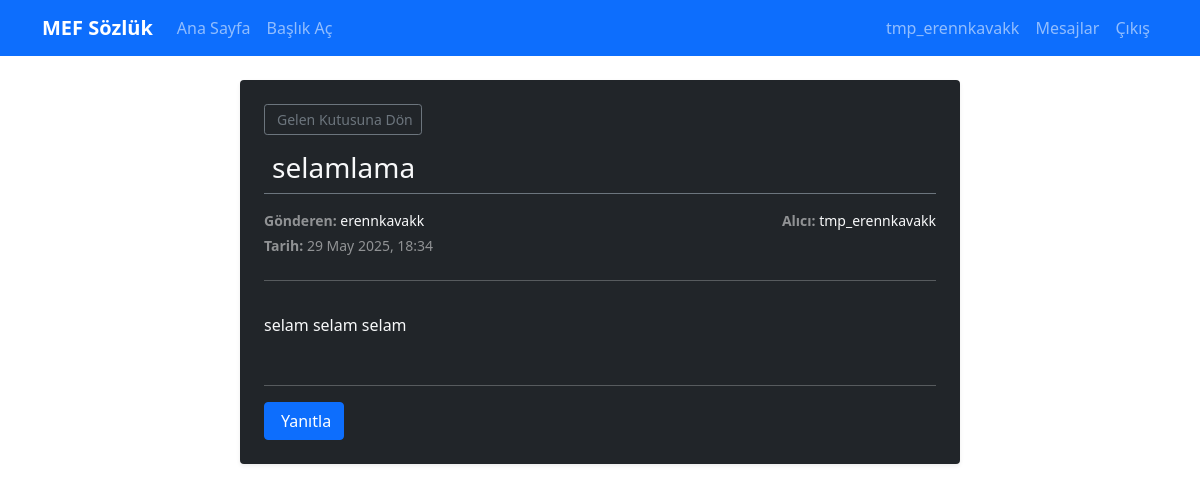
/user/message/1 (signed in), run on the app's committed database.
### app/models/user.py (models this page shows, shortened)
class User(UserMixin, db.Model):
    id = db.Column(db.Integer, primary_key=True)
    email = db.Column(db.String(120), unique=True, nullable=False)
    nickname = db.Column(db.String(80), unique=True, nullable=False)
    real_name = db.Column(db.String(100), nullable=False)
    password_hash = db.Column(db.String(128))
    email_confirmed = db.Column(db.Boolean, default=False)
    email_confirmation_token = db.Column(db.String(100), unique=True)
    created_at = db.Column(db.DateTime, default=lambda: datetime.now(timezone.utc))
    last_seen = db.Column(db.DateTime, default=lambda: datetime.now(timezone.utc))
    is_admin = db.Column(db.Boolean, default=False)
    is_active = db.Column(db.Boolean, default=True)
    bio = db.Column(db.Text)
    entries = db.relationship('Entry', backref='author', lazy='dynamic', cascade='all, delete-orphan')
    following = db.relationship('Follow',
                               foreign_keys='Follow.follower_id',
                               backref='follower',
                               lazy='dynamic',
                               cascade='all, delete-orphan')
    followers = db.relationship('Follow',
                               foreign_keys='Follow.followed_id',
                               backref='followed',
                               lazy='dynamic',
                               cascade='all, delete-orphan')
    favorites = db.relationship('Favorite', backref='user', lazy='dynamic', cascade='all, delete-orphan')
    sent_messages = db.relationship('Message',
                                   foreign_keys='Message.sender_id',
                                   backref='sender',
                                   lazy='dynamic',
                                   cascade='all, delete-orphan')
    received_messages = db.relationship('Message',
                                       foreign_keys='Message.recipient_id',
                                       backref='recipient',
                                       lazy='dynamic',
                                       cascade='all, delete-orphan')
    def get_unread_message_count(self):
        return self.received_messages.filter_by(is_read=False).count()

### app/models/social.py (models this page shows, shortened)
class Message(db.Model):
    id = db.Column(db.Integer, primary_key=True)
    sender_id = db.Column(db.Integer, db.ForeignKey('user.id'), nullable=False)
    recipient_id = db.Column(db.Integer, db.ForeignKey('user.id'), nullable=False)
    subject = db.Column(db.String(200), nullable=False)
    content = db.Column(db.Text, nullable=False)
    created_at = db.Column(db.DateTime, default=lambda: datetime.now(timezone.utc))
    is_read = db.Column(db.Boolean, default=False)

### app/routes/user.py (the view)
@bp.route('/message/<int:id>')
@login_required
def view_message(id):
    message = Message.query.get_or_404(id)
    if message.sender_id != current_user.id and message.recipient_id != current_user.id:
        flash('Bu mesajı görme yetkiniz yok.', 'warning') # Flash mesaj kategorisi eklendi
        return redirect(url_for('user.messages'))
    if message.recipient_id == current_user.id and not message.is_read:
        message.mark_as_read()
        db.session.commit()
    page_title = f"Mesaj: {message.subject}" if message.subject else "Mesaj Detayı"
    return render_template('user/view_message.html',
                           message=message,
                           title=page_title,    # Sayfa başlığı eklendi
                           timezone=timezone)   # Timezone eklendi

### app/__init__.py (called while the page is built)
@login_manager.user_loader
def load_user(user_id):
    from app.models.user import User
    return User.query.get(int(user_id))

### app/templates/user/view_message.html (shortened to what this page needs)
{% extends "base.html" %}
{% block content %}
<div class="container mt-4 text-light">
    <div class="row justify-content-center">
        <div class="col-md-9 col-lg-8">
            <div class="bg-dark border-secondary p-4 rounded shadow-sm">
                <div class="mb-4">
                    <a href="{{ url_for('user.messages') }}" class="btn btn-sm btn-outline-secondary mb-3">
                         Gelen Kutusuna Dön
                    </a>
                    <h3 class="border-bottom border-secondary pb-2 mb-3">
                         {{ message.subject }}
                    </h3>
                    <div class="d-flex justify-content-between align-items-center mb-1 flex-wrap">
                        <small class="text-white-50 me-3">
                            <strong>Gönderen:</strong>
                            <a href="{{ url_for('user.profile', nickname=message.sender.nickname) }}" class="link-light hover-underline">{{ message.sender.nickname }}</a>
                        </small>
                        <small class="text-white-50">
                            <strong>Alıcı:</strong>
                            <a href="{{ url_for('user.profile', nickname=message.recipient.nickname) }}" class="link-light hover-underline">{{ message.recipient.nickname }}</a>
                        </small>
                    </div>
                    <small class="text-white-50 d-block">
                        <strong>Tarih:</strong> {{ message.created_at.strftime('%d %B %Y, %H:%M') }}
                    </small>
                </div>
                <hr class="border-secondary">
                <div class="message-content py-3">
                    <p style="white-space: pre-wrap; word-wrap: break-word;">{{ message.content }}</p>
                </div>
                <hr class="border-secondary">
                <div class="mt-3">
                    {% if message.recipient_id == current_user.id %}
                        <a href="{{ url_for('user.send_message', nickname=message.sender.nickname, subject='RE: ' ~ message.subject) }}" class="btn btn-primary">
                             Yanıtla
                        </a>
                    {% endif %}
                </div>
            </div>
        </div>
    </div>
</div>
{% endblock %}

### app/templates/base.html (shortened to what this page needs)
<!DOCTYPE html>
<html lang="tr">
<head>
    <link href="https://cdn.jsdelivr.net/npm/bootstrap@5.1.3/dist/css/bootstrap.min.css" rel="stylesheet">
    <link href="{{ url_for('static', filename='css/style.css') }}" rel="stylesheet">
</head>
<body>
    <nav class="navbar navbar-expand-lg navbar-dark bg-primary">
        <div class="container">
            <a class="navbar-brand" href="{{ url_for('main.index') }}">MEF Sözlük</a>
            <div class="navbar-nav me-auto">
                <a class="nav-link" href="{{ url_for('main.index') }}">Ana Sayfa</a>
                {% if current_user.is_authenticated %}
                    <a class="nav-link" href="{{ url_for('entry.create_title') }}">Başlık Aç</a>
                {% endif %}
            </div>
            <div class="navbar-nav">
                {% if current_user.is_authenticated %}
                    <a class="nav-link" href="{{ url_for('user.profile', nickname=current_user.nickname) }}">
                        {{ current_user.nickname }}
                    </a>
                    <a class="nav-link" href="{{ url_for('user.messages') }}">
                        Mesajlar
                    </a>
                    <a class="nav-link" href="{{ url_for('auth.logout') }}">Çıkış</a>
                {% else %}
                    <a class="nav-link" href="{{ url_for('auth.login') }}">Giriş</a>
                    <a class="nav-link" href="{{ url_for('auth.register') }}">Kayıt Ol</a>
                {% endif %}
            </div>
        </div>
    </nav>
    <div class="container mt-4">
        {% block content %}{% endblock %}
    </div>
</body>
</html>

### app/static/css/style.css (style rules this page uses)
.navbar-brand { font-weight: bold; }
a[href*="/user/"] { font-weight: 500; text-decoration: none; }

### data on the page
User: nickname "tmp_erennkavakk", recipient.nickname "tmp_erennkavakk"
Message: subject "selamlama", created_at "29 May 2025, 18:34", content "selam selam selam"
User: sender.nickname "erennkavakk"
